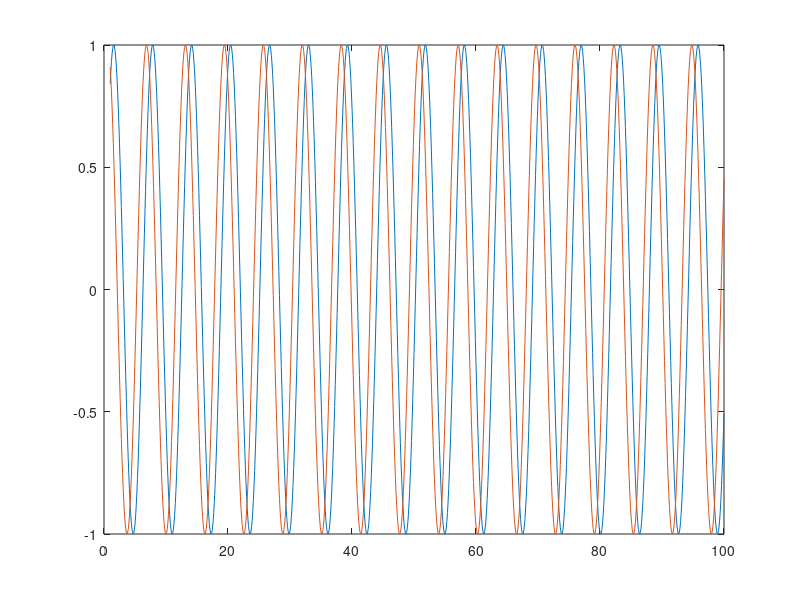
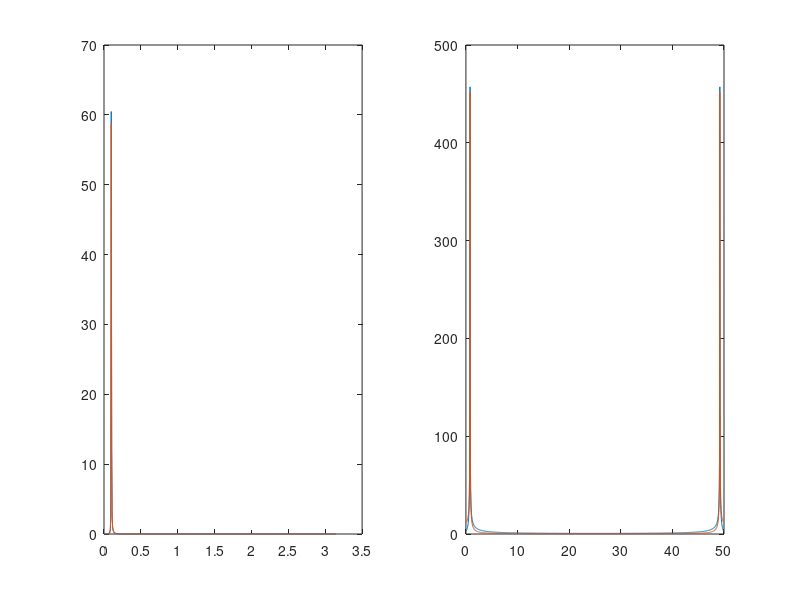

The MATLAB script that drew these images, in order:
% practise freq analysis for main
% struggling
% want to extract freq, phase and amplitude from a signal in units we
% understand

n = 100;
x = 1:0.1:n;
eps = 1;
y1 = sin(x);
y2 = sin(x + eps);

figure(1)
plot(x,y1); hold on;
plot(x,y2)

figure(2)
subplot(1,2,1)
[pxx1] = periodogram(y1);
[pxx2, f] = periodogram(y2);
plot(f,pxx1)
hold on;
plot(f,pxx2)

subplot(1,2,2)
fy1 = fft(y1);
f1 = (0:length(fy1)-1)*50/length(fy1);
plot(f1,abs(fy1)); hold on;

fy2 = fft(y2);
f2 = (0:length(fy2)-1)*50/length(fy2);
plot(f2,abs(fy2));